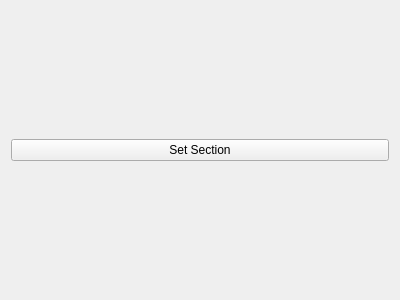
<?xml version="1.0" encoding="UTF-8"?>
<ui version="4.0">
 <class>Form</class>
 <widget class="QWidget" name="Form">
  <property name="geometry">
   <rect>
    <x>0</x>
    <y>0</y>
    <width>400</width>
    <height>300</height>
   </rect>
  </property>
  <property name="windowTitle">
   <string>Form</string>
  </property>
  <layout class="QVBoxLayout" name="verticalLayout">
   <item>
    <widget class="QPushButton" name="set_section_button">
     <property name="text">
      <string>Set Section</string>
     </property>
    </widget>
   </item>
  </layout>
 </widget>
 <resources/>
 <connections/>
</ui>
